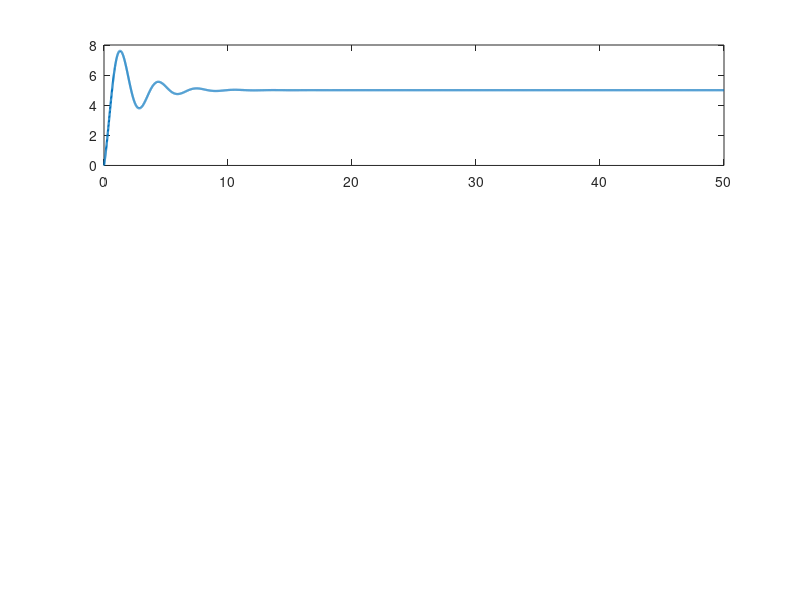

This chart was generated by the following MATLAB code: (Note: this script raises an error after producing the figure.)
function pid_integrator_sim()
% PID control of an integrator plant: x_dot = u
% Reference xr is constant.
% No saturation, no derivative filtering.

%% --- Design target ---
xr     = 5;    % reference (constant)

                        
close all
% Assume Kp = 1 (scaling choice)
Kp     = 0.10;
Kd     = 0.5;      % formula we derived
Ki     = 0.5;       % formula we derived

Kp     = 0.15;
Kd     = 0.01;      % formula we derived
Ki     = 0.022;       % formula we derived

Kp = 1
Ki = 4.4;
Kd = 4.47*10^(-3)

fprintf('PID gains: Kp=%.3f, Ki=%.6f, Kd=%.3f\n',Kp,Ki,Kd);

%% --- Simulation setup ---
dt  = 0.01;     % step size [s]
Tf  = 50;      % final time [s]
N   = round(Tf/dt)+1;
t   = (0:N-1)'*dt;

x   = zeros(N,1);
u   = zeros(N,1);
e   = zeros(N,1);
I   = zeros(N,1);
D   = zeros(N,1);

% initial state
x(1) = 0;
last_error = 0;

%% --- Main loop ---
for k = 1:N
    % error
    e(k) = xr - x(k);

    % derivative of error
    if k==1
        de = 0;
    else
        de = (e(k) - e(k-1))/dt;
    end
    D(k) = Kd * de;

    % integral of error
    if k==1
        I(k) = Ki*dt*e(k);
    else
        I(k) = I(k-1) + Ki*dt*e(k);
    end

    % PID output
    u(k) = Kp*e(k) + I(k) + D(k);

    % plant: x_dot = u
    if k < N
        x(k+1) = x(k) + dt*u(k);
    end
end

%% --- Plots ---
figure('Name','PID on Integrator (no limits)','Color','w');

subplot(3,1,1);
plot(t,x,'LineWidth',1.6); hold on; yline(xr,'--');
ylabel('x(t)'); grid on; title('Response');

subplot(3,1,2);
plot(t,u,'LineWidth',1.6);
ylabel('u(t)'); grid on; title('Control input');

subplot(3,1,3);
plot(t,e,'LineWidth',1.6);
ylabel('e(t)'); xlabel('time [s]'); grid on; title('Error');

end
